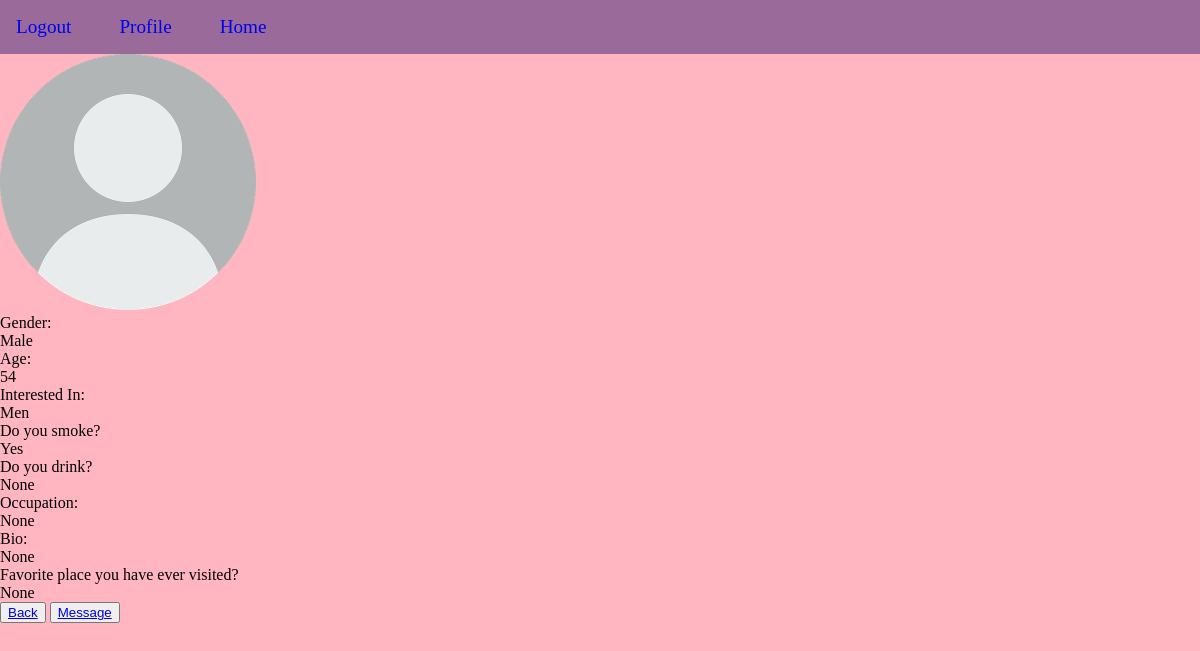
The app's page /partner_profile/9 (signed in), older data.
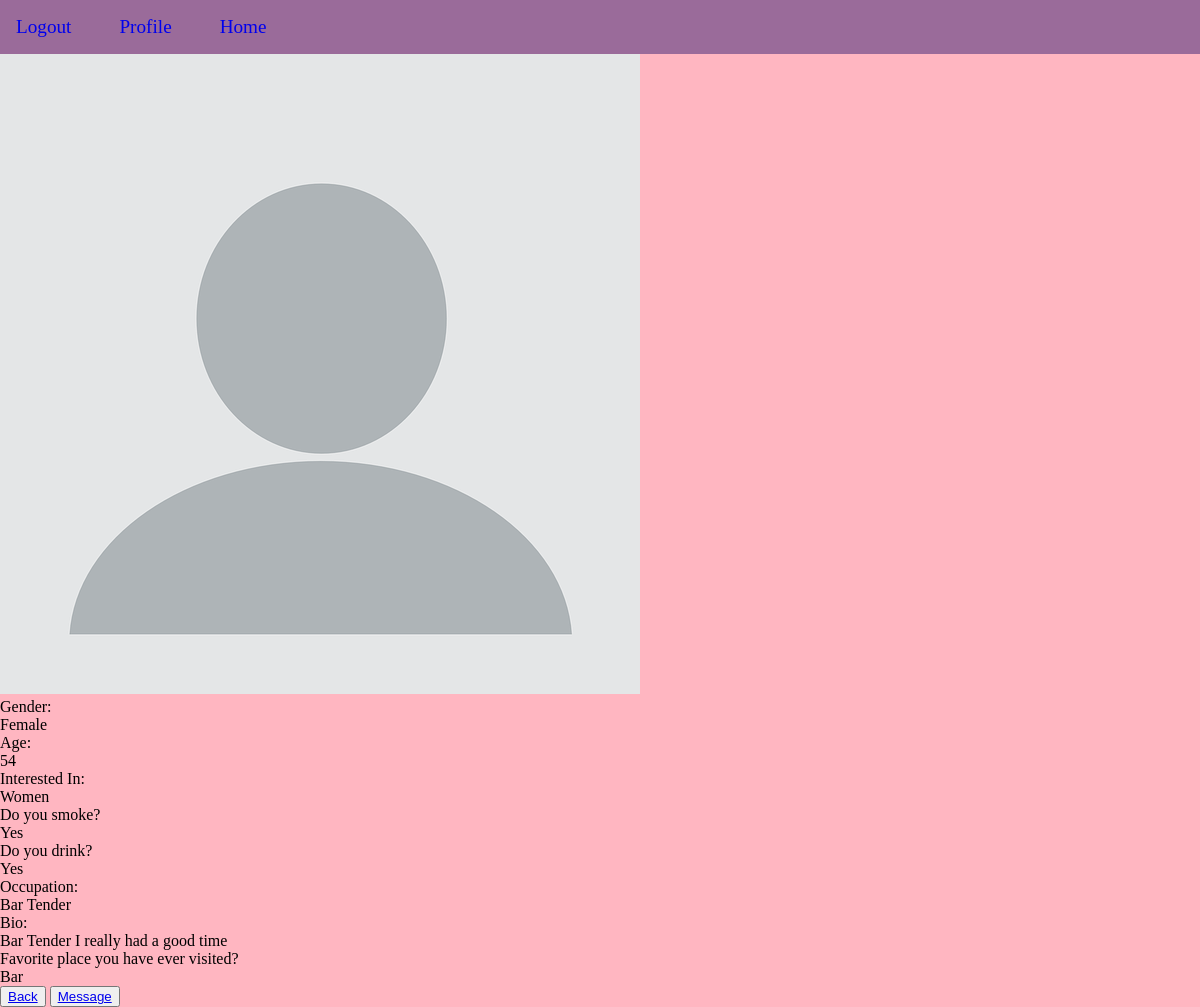
The same page, newer data.
### app/models.py (models this page shows, shortened)
class DatingProfile(models.Model):
    user_profile = models.ForeignKey(
        Profile,
        on_delete=models.CASCADE,
        related_name="dating_profile_user",
        null=True,
    )
    created = models.BooleanField(default=False)
    profile_pic = models.ImageField(
        default="default_pic.jpg",
        null=True,
        blank=True,
    )
    gender_options = (("Male", "MALE"), ("Female", "FEMALE"))
    interested_in_options = ("Men", "MEN"), ("Women", "WOMEN"), ("Both", "BOTH")
    yes_or_no_options = (("Yes", "YES"), ("No", "NO"))
    gender = models.CharField(max_length=50, choices=gender_options, null=True)
    age = models.IntegerField(null=True)
    interested_in = models.CharField(
        max_length=50, choices=interested_in_options, null=True
    )
    smoker = models.CharField(max_length=50, choices=yes_or_no_options, null=True)
    drinker = models.CharField(max_length=50, choices=yes_or_no_options, null=True)
    occupation = models.CharField(max_length=50, null=True)
    bio = models.TextField(null=True)
    favorite_place_ever_been = models.TextField(null=True)

### app/views.py (the view)
# urls.py: path("partner_profile/<int:id>", partner_profile_view, name="partner"),
@login_required(login_url="login")
def partner_profile_view(request, id):
    partner = Profile.objects.get(user__id=id)
    dating_profile = DatingProfile.objects.get(user_profile=partner)
    context = {"dating_profile": dating_profile}
    return render(request, "potiental_partner_profile.html", context)

### app/templates/potiental_partner_profile.html (shortened to what this page needs)
{%extends 'home.html'%}
{%block content%}
<div id="partner_profile_image_container">
    <img src="{{dating_profile.profile_pic.url}}"/>
</div>
<div id="partner_profile_gender_container"><div id="gender">Gender: </div>{{dating_profile.gender}}</div>
<div id="partner_profile_age_container"><div id="age">Age:</div>{{dating_profile.age}}</div>
<div id="partner_profile_interested_in_container">
  <div id="partner_interested_in">Interested In: </div>{{dating_profile.interested_in}}
</div>
<div id="partner_profile_smoker_container"><div id="smoker">Do you smoke? </div>{{dating_profile.smoker}}</div>
<div id="partner_profile_drinker_container"><div id="drinker">Do you drink? </div>{{dating_profile.drinker}}</div>
<div id="partner_profile_occupation_container"><div id="job">Occupation: </div>{{dating_profile.occupation}}</div>
<div id="partner_profile_bio_container"><div id="bio">Bio: </div>{{dating_profile.bio}}</div>
<div id="partner_profile_favorite_place_ever_been_container"><div id="favorite_place_ever_been">Favorite place you have ever visited? </div>{{dating_profile.favorite_place_ever_been}}</div>
<button> <a href= "{% url "matchmaking"%}" >Back</a></button>
<button> <a href= # >Message</a></button>
{%endblock content%}

### app/templates/home.html (shortened to what this page needs)
{% extends "base.html" %}

### app/templates/base.html (shortened to what this page needs)
{% load static %}
<!DOCTYPE html>
<html lang="en">
<head>
    <link rel="stylesheet" href="{% static "styles.css" %}">
</head>
<body>
    <div id="navigation_container">
        {% if user.id != None %}
            <a href="{%url 'logout'%}">Logout</a>
            <a href ="{% url 'profile'%}">Profile</a>
            <a href ="{% url 'home'%}">Home</a>
        {% endif %}
    </div>
    {% block content %}
    {% endblock content %}
</body>
</html>

### app/static/styles.css (style rules this page uses)
body { margin: 0; background-color: lightpink; }
#navigation_container { display: flex; background-color: rgb(154, 107, 154); padding: 1rem; column-gap: 3rem; }
#navigation_container > a { text-decoration: none; font-size: 1.2rem; }

Row changes from the older to the newer data that the page shows:
changed DatingProfile "Yes": profile_pic: a different picture; gender "Male" → "Female"; interested_in "Men" → "Women"; drinker "None" → "Yes"; occupation "None" → "Bar Tender"; bio "None" → "Bar Tender I really had a good time"; favorite_place_ever_been "None" → "Bar"
